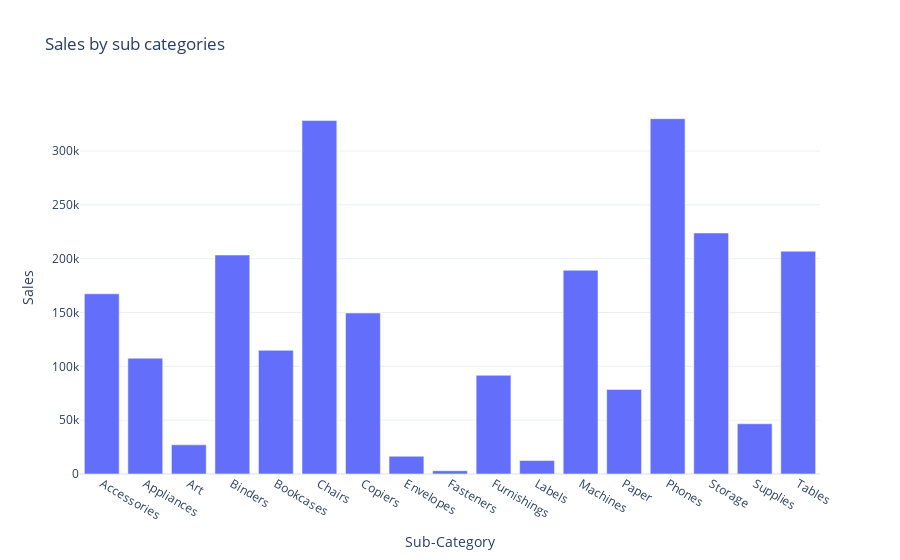

Notebook code for this chart:
### Code cell
# bar graph in plotly 
fig=px.bar(sales_by_subcategory,
           x="Sub-Category",
            y="Sales",
          title="Sales by sub categories")
fig.show()

### Figure 1 — Plotly figure (JSON) as saved in the notebook; plotly's stock layout.template omitted (floating-point values rounded to 4 significant figures)
{"data": [{"hovertemplate": "Sub-Category=%{x}<br>Sales=%{y}<extra></extra>", "legendgroup": "", "marker": {"color": "#636efa", "pattern": {"shape": ""}}, "name": "", "orientation": "v", "showlegend": false, "textposition": "auto", "type": "bar", "x": ["Accessories", "Appliances", "Art", "Binders", "Bookcases", "Chairs", "Copiers", "Envelopes", "Fasteners", "Furnishings", "Labels", "Machines", "Paper", "Phones", "Storage", "Supplies", "Tables"], "xaxis": "x", "y": [167400.0, 107500.0, 27120.0, 203400.0, 114900.0, 328400.0, 149500.0, 16480.0, 3024.0, 91710.0, 12490.0, 189200.0, 78480.0, 330000.0, 223800.0, 46670.0, 207000.0], "yaxis": "y"}], "layout": {"barmode": "relative", "legend": {"tracegroupgap": 0}, "title": {"text": "Sales by sub categories"}, "xaxis": {"anchor": "y", "domain": [0, 1], "title": {"text": "Sub-Category"}}, "yaxis": {"anchor": "x", "domain": [0, 1], "title": {"text": "Sales"}}}}
